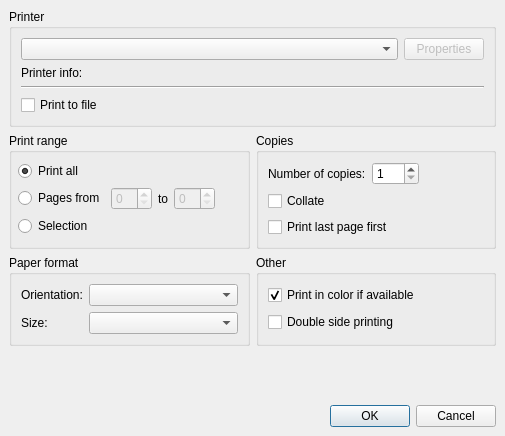
<ui version="4.0" >
 <comment>*********************************************************************
**
** Copyright (C) 1992-2007 Trolltech ASA. All rights reserved.
**
** This file is part of the QtGui module of the Qt Toolkit.
**
** This file may be used under the terms of the GNU General Public
** License version 2.0 as published by the Free Software Foundation
** and appearing in the file LICENSE.GPL included in the packaging of
** this file.  Please review the following information to ensure GNU
** General Public Licensing requirements will be met:
** http://trolltech.com/products/qt/licenses/licensing/opensource/
**
** If you are unsure which license is appropriate for your use, please
** review the following information:
** http://trolltech.com/products/qt/licenses/licensing/licensingoverview
** or contact the sales department at sales@trolltech.com.
**
** In addition, as a special exception, Trolltech gives you certain
** additional rights. These rights are described in the Trolltech GPL
** Exception version 1.0, which can be found at
** http://www.trolltech.com/products/qt/gplexception/ and in the file
** GPL_EXCEPTION.txt in this package.
**
** In addition, as a special exception, Trolltech, as the sole copyright
** holder for Qt Designer, grants users of the Qt/Eclipse Integration
** plug-in the right for the Qt/Eclipse Integration to link to
** functionality provided by Qt Designer and its related libraries.
**
** Trolltech reserves all rights not expressly granted herein.
** 
** Trolltech ASA (c) 2007
**
** This file is provided AS IS with NO WARRANTY OF ANY KIND, INCLUDING THE
** WARRANTY OF DESIGN, MERCHANTABILITY AND FITNESS FOR A PARTICULAR PURPOSE.
**
*********************************************************************</comment>
 <class>QPrintDialog</class>
 <widget class="QDialog" name="QPrintDialog" >
  <property name="geometry" >
   <rect>
    <x>0</x>
    <y>0</y>
    <width>505</width>
    <height>436</height>
   </rect>
  </property>
  <property name="windowTitle" >
   <string>Print dialog</string>
  </property>
  <layout class="QGridLayout" >
   <property name="margin" >
    <number>9</number>
   </property>
   <property name="spacing" >
    <number>6</number>
   </property>
   <item row="2" column="0" >
    <widget class="QGroupBox" name="gbPageProperties" >
     <property name="title" >
      <string>Paper format</string>
     </property>
     <layout class="QGridLayout" >
      <property name="margin" >
       <number>9</number>
      </property>
      <property name="spacing" >
       <number>6</number>
      </property>
      <item row="1" column="0" >
       <widget class="QLabel" name="label_4" >
        <property name="text" >
         <string>Size:</string>
        </property>
       </widget>
      </item>
      <item row="0" column="0" >
       <widget class="QLabel" name="label_3" >
        <property name="text" >
         <string>Orientation:</string>
        </property>
       </widget>
      </item>
      <item row="0" column="1" >
       <widget class="QComboBox" name="cbPaperLayout" >
        <property name="sizePolicy" >
         <sizepolicy>
          <hsizetype>7</hsizetype>
          <vsizetype>0</vsizetype>
          <horstretch>0</horstretch>
          <verstretch>0</verstretch>
         </sizepolicy>
        </property>
       </widget>
      </item>
      <item row="1" column="1" >
       <widget class="QComboBox" name="cbPaperSize" >
        <property name="sizePolicy" >
         <sizepolicy>
          <hsizetype>7</hsizetype>
          <vsizetype>0</vsizetype>
          <horstretch>0</horstretch>
          <verstretch>0</verstretch>
         </sizepolicy>
        </property>
       </widget>
      </item>
     </layout>
    </widget>
   </item>
   <item row="0" column="0" colspan="2" >
    <widget class="QGroupBox" name="gbDestination" >
     <property name="sizePolicy" >
      <sizepolicy>
       <hsizetype>5</hsizetype>
       <vsizetype>1</vsizetype>
       <horstretch>0</horstretch>
       <verstretch>0</verstretch>
      </sizepolicy>
     </property>
     <property name="title" >
      <string>Printer</string>
     </property>
     <layout class="QVBoxLayout" >
      <property name="margin" >
       <number>9</number>
      </property>
      <property name="spacing" >
       <number>6</number>
      </property>
      <item>
       <widget class="QStackedWidget" name="stackedWidget" >
        <property name="sizePolicy" >
         <sizepolicy>
          <hsizetype>5</hsizetype>
          <vsizetype>1</vsizetype>
          <horstretch>0</horstretch>
          <verstretch>0</verstretch>
         </sizepolicy>
        </property>
        <property name="currentIndex" >
         <number>0</number>
        </property>
        <widget class="QWidget" name="page" >
         <layout class="QVBoxLayout" >
          <property name="margin" >
           <number>0</number>
          </property>
          <property name="spacing" >
           <number>6</number>
          </property>
          <item>
           <layout class="QHBoxLayout" >
            <property name="margin" >
             <number>0</number>
            </property>
            <property name="spacing" >
             <number>6</number>
            </property>
            <item>
             <widget class="QComboBox" name="cbPrinters" >
              <property name="sizePolicy" >
               <sizepolicy>
                <hsizetype>7</hsizetype>
                <vsizetype>1</vsizetype>
                <horstretch>0</horstretch>
                <verstretch>0</verstretch>
               </sizepolicy>
              </property>
             </widget>
            </item>
            <item>
             <widget class="QPushButton" name="btnProperties" >
              <property name="enabled" >
               <bool>false</bool>
              </property>
              <property name="sizePolicy" >
               <sizepolicy>
                <hsizetype>1</hsizetype>
                <vsizetype>1</vsizetype>
                <horstretch>0</horstretch>
                <verstretch>0</verstretch>
               </sizepolicy>
              </property>
              <property name="text" >
               <string>Properties</string>
              </property>
             </widget>
            </item>
           </layout>
          </item>
          <item>
           <layout class="QHBoxLayout" >
            <property name="margin" >
             <number>0</number>
            </property>
            <property name="spacing" >
             <number>6</number>
            </property>
            <item>
             <widget class="QLabel" name="label" >
              <property name="text" >
               <string>Printer info:</string>
              </property>
             </widget>
            </item>
            <item>
             <widget class="QLabel" name="lbPrinterInfo" >
              <property name="sizePolicy" >
               <sizepolicy>
                <hsizetype>3</hsizetype>
                <vsizetype>5</vsizetype>
                <horstretch>0</horstretch>
                <verstretch>0</verstretch>
               </sizepolicy>
              </property>
              <property name="text" >
               <string/>
              </property>
             </widget>
            </item>
           </layout>
          </item>
         </layout>
        </widget>
        <widget class="QWidget" name="page_2" >
         <layout class="QVBoxLayout" >
          <property name="margin" >
           <number>0</number>
          </property>
          <property name="spacing" >
           <number>6</number>
          </property>
          <item>
           <layout class="QHBoxLayout" >
            <property name="margin" >
             <number>0</number>
            </property>
            <property name="spacing" >
             <number>6</number>
            </property>
            <item>
             <widget class="QLineEdit" name="leFile" >
              <property name="enabled" >
               <bool>true</bool>
              </property>
              <property name="sizePolicy" >
               <sizepolicy>
                <hsizetype>7</hsizetype>
                <vsizetype>5</vsizetype>
                <horstretch>0</horstretch>
                <verstretch>0</verstretch>
               </sizepolicy>
              </property>
             </widget>
            </item>
            <item>
             <widget class="QPushButton" name="btnBrowse" >
              <property name="enabled" >
               <bool>true</bool>
              </property>
              <property name="text" >
               <string>Browse</string>
              </property>
             </widget>
            </item>
           </layout>
          </item>
         </layout>
        </widget>
       </widget>
      </item>
      <item>
       <widget class="Line" name="line" >
        <property name="orientation" >
         <enum>Qt::Horizontal</enum>
        </property>
       </widget>
      </item>
      <item>
       <widget class="QCheckBox" name="chbPrintToFile" >
        <property name="text" >
         <string>Print to file</string>
        </property>
       </widget>
      </item>
     </layout>
    </widget>
   </item>
   <item row="1" column="0" >
    <widget class="QGroupBox" name="gbPrintRange" >
     <property name="sizePolicy" >
      <sizepolicy>
       <hsizetype>5</hsizetype>
       <vsizetype>1</vsizetype>
       <horstretch>0</horstretch>
       <verstretch>0</verstretch>
      </sizepolicy>
     </property>
     <property name="title" >
      <string>Print range</string>
     </property>
     <layout class="QVBoxLayout" >
      <property name="margin" >
       <number>6</number>
      </property>
      <property name="spacing" >
       <number>4</number>
      </property>
      <item>
       <widget class="QRadioButton" name="rbPrintAll" >
        <property name="text" >
         <string>Print all</string>
        </property>
        <property name="checked" >
         <bool>true</bool>
        </property>
       </widget>
      </item>
      <item>
       <layout class="QHBoxLayout" >
        <property name="margin" >
         <number>0</number>
        </property>
        <property name="spacing" >
         <number>6</number>
        </property>
        <item>
         <widget class="QRadioButton" name="rbPrintRange" >
          <property name="text" >
           <string>Pages from</string>
          </property>
         </widget>
        </item>
        <item>
         <widget class="QSpinBox" name="sbFrom" >
          <property name="enabled" >
           <bool>false</bool>
          </property>
         </widget>
        </item>
        <item>
         <widget class="QLabel" name="label_2" >
          <property name="text" >
           <string>to</string>
          </property>
         </widget>
        </item>
        <item>
         <widget class="QSpinBox" name="sbTo" >
          <property name="enabled" >
           <bool>false</bool>
          </property>
         </widget>
        </item>
        <item>
         <spacer>
          <property name="orientation" >
           <enum>Qt::Horizontal</enum>
          </property>
          <property name="sizeHint" >
           <size>
            <width>0</width>
            <height>20</height>
           </size>
          </property>
         </spacer>
        </item>
       </layout>
      </item>
      <item>
       <widget class="QRadioButton" name="rbPrintSelection" >
        <property name="text" >
         <string>Selection</string>
        </property>
       </widget>
      </item>
     </layout>
    </widget>
   </item>
   <item row="1" column="1" >
    <widget class="QGroupBox" name="gbCopies" >
     <property name="sizePolicy" >
      <sizepolicy>
       <hsizetype>1</hsizetype>
       <vsizetype>1</vsizetype>
       <horstretch>0</horstretch>
       <verstretch>0</verstretch>
      </sizepolicy>
     </property>
     <property name="title" >
      <string>Copies</string>
     </property>
     <layout class="QVBoxLayout" >
      <property name="margin" >
       <number>9</number>
      </property>
      <property name="spacing" >
       <number>6</number>
      </property>
      <item>
       <layout class="QHBoxLayout" >
        <property name="margin" >
         <number>0</number>
        </property>
        <property name="spacing" >
         <number>6</number>
        </property>
        <item>
         <widget class="QLabel" name="label_8" >
          <property name="text" >
           <string>Number of copies:</string>
          </property>
         </widget>
        </item>
        <item>
         <widget class="QSpinBox" name="sbNumCopies" >
          <property name="maximum" >
           <number>999</number>
          </property>
          <property name="minimum" >
           <number>1</number>
          </property>
          <property name="value" >
           <number>1</number>
          </property>
         </widget>
        </item>
        <item>
         <spacer>
          <property name="orientation" >
           <enum>Qt::Horizontal</enum>
          </property>
          <property name="sizeHint" >
           <size>
            <width>0</width>
            <height>20</height>
           </size>
          </property>
         </spacer>
        </item>
       </layout>
      </item>
      <item>
       <widget class="QCheckBox" name="chbCollate" >
        <property name="text" >
         <string>Collate</string>
        </property>
       </widget>
      </item>
      <item>
       <widget class="QCheckBox" name="chbPrintLastFirst" >
        <property name="text" >
         <string>Print last page first</string>
        </property>
       </widget>
      </item>
     </layout>
    </widget>
   </item>
   <item row="2" column="1" >
    <widget class="QGroupBox" name="gbOther" >
     <property name="sizePolicy" >
      <sizepolicy>
       <hsizetype>1</hsizetype>
       <vsizetype>5</vsizetype>
       <horstretch>0</horstretch>
       <verstretch>0</verstretch>
      </sizepolicy>
     </property>
     <property name="title" >
      <string>Other</string>
     </property>
     <layout class="QVBoxLayout" >
      <property name="margin" >
       <number>9</number>
      </property>
      <property name="spacing" >
       <number>6</number>
      </property>
      <item>
       <widget class="QCheckBox" name="chbColor" >
        <property name="text" >
         <string>Print in color if available</string>
        </property>
        <property name="checked" >
         <bool>true</bool>
        </property>
       </widget>
      </item>
      <item>
       <widget class="QCheckBox" name="chbDuplex" >
        <property name="text" >
         <string>Double side printing</string>
        </property>
       </widget>
      </item>
     </layout>
    </widget>
   </item>
   <item row="3" column="0" colspan="2" >
    <spacer>
     <property name="orientation" >
      <enum>Qt::Vertical</enum>
     </property>
     <property name="sizeHint" >
      <size>
       <width>391</width>
       <height>16</height>
      </size>
     </property>
    </spacer>
   </item>
   <item row="4" column="0" colspan="2" >
    <widget class="QDialogButtonBox" name="buttonBox" >
     <property name="orientation" >
      <enum>Qt::Horizontal</enum>
     </property>
     <property name="standardButtons" >
      <set>QDialogButtonBox::Cancel|QDialogButtonBox::NoButton|QDialogButtonBox::Ok</set>
     </property>
    </widget>
   </item>
  </layout>
 </widget>
 <resources/>
 <connections/>
</ui>
